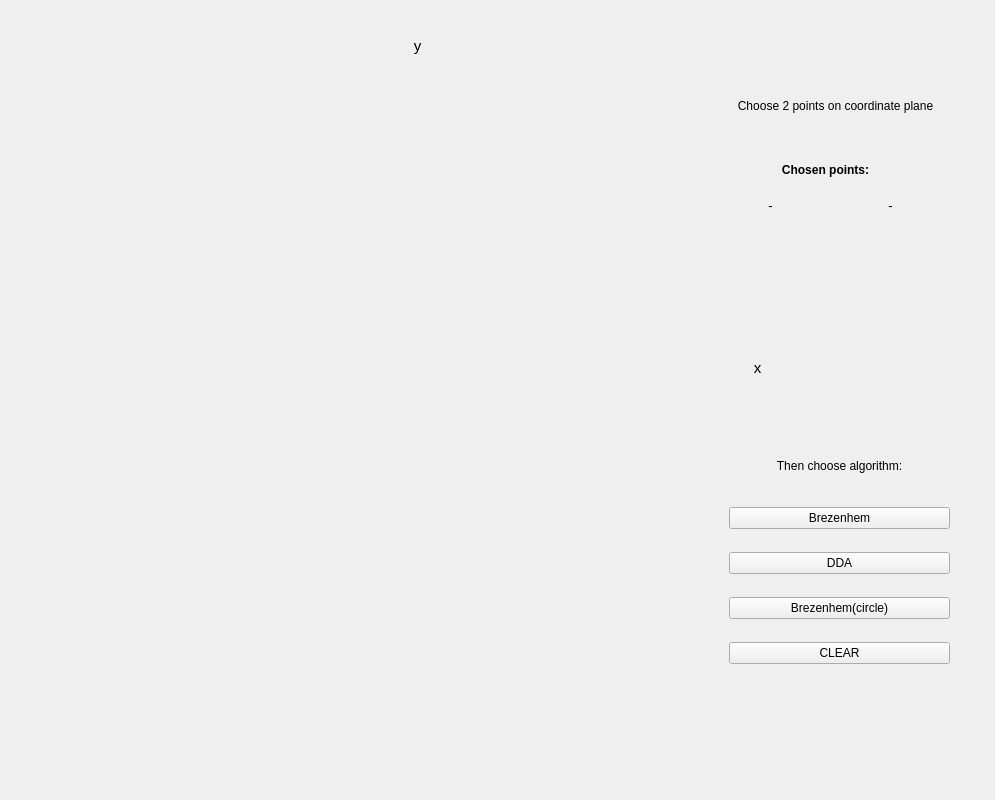
<?xml version="1.0" encoding="UTF-8"?>
<ui version="4.0">
 <class>MainWindow</class>
 <widget class="QMainWindow" name="MainWindow">
  <property name="geometry">
   <rect>
    <x>0</x>
    <y>0</y>
    <width>995</width>
    <height>800</height>
   </rect>
  </property>
  <property name="windowTitle">
   <string>MainWindow</string>
  </property>
  <widget class="QWidget" name="centralwidget">
   <widget class="QWidget" name="verticalLayoutWidget">
    <property name="geometry">
     <rect>
      <x>729</x>
      <y>490</y>
      <width>221</width>
      <height>191</height>
     </rect>
    </property>
    <layout class="QVBoxLayout" name="verticalLayout">
     <item>
      <widget class="QPushButton" name="brezenh">
       <property name="text">
        <string>Brezenhem</string>
       </property>
      </widget>
     </item>
     <item>
      <widget class="QPushButton" name="pushButton_4">
       <property name="text">
        <string>DDA</string>
       </property>
      </widget>
     </item>
     <item>
      <widget class="QPushButton" name="pushButton_2">
       <property name="text">
        <string>Brezenhem(circle)</string>
       </property>
      </widget>
     </item>
     <item>
      <widget class="QPushButton" name="pushButton">
       <property name="text">
        <string>CLEAR</string>
       </property>
      </widget>
     </item>
    </layout>
   </widget>
   <widget class="QLabel" name="label_2">
    <property name="geometry">
     <rect>
      <x>730</x>
      <y>440</y>
      <width>219</width>
      <height>51</height>
     </rect>
    </property>
    <property name="font">
     <font>
      <pointsize>9</pointsize>
      <weight>50</weight>
      <bold>false</bold>
     </font>
    </property>
    <property name="text">
     <string>Then choose algorithm:</string>
    </property>
    <property name="alignment">
     <set>Qt::AlignCenter</set>
    </property>
   </widget>
   <widget class="QLabel" name="label">
    <property name="geometry">
     <rect>
      <x>710</x>
      <y>70</y>
      <width>251</width>
      <height>71</height>
     </rect>
    </property>
    <property name="font">
     <font>
      <pointsize>9</pointsize>
     </font>
    </property>
    <property name="text">
     <string>Choose 2 points on coordinate plane</string>
    </property>
    <property name="alignment">
     <set>Qt::AlignCenter</set>
    </property>
   </widget>
   <widget class="QLabel" name="label_3">
    <property name="geometry">
     <rect>
      <x>710</x>
      <y>160</y>
      <width>231</width>
      <height>20</height>
     </rect>
    </property>
    <property name="font">
     <font>
      <pointsize>9</pointsize>
      <weight>75</weight>
      <bold>true</bold>
     </font>
    </property>
    <property name="text">
     <string>Chosen points:</string>
    </property>
    <property name="alignment">
     <set>Qt::AlignCenter</set>
    </property>
   </widget>
   <widget class="QLabel" name="label_4">
    <property name="geometry">
     <rect>
      <x>720</x>
      <y>190</y>
      <width>101</width>
      <height>31</height>
     </rect>
    </property>
    <property name="font">
     <font>
      <pointsize>10</pointsize>
     </font>
    </property>
    <property name="text">
     <string>-</string>
    </property>
    <property name="alignment">
     <set>Qt::AlignCenter</set>
    </property>
   </widget>
   <widget class="QLabel" name="label_5">
    <property name="geometry">
     <rect>
      <x>840</x>
      <y>190</y>
      <width>101</width>
      <height>31</height>
     </rect>
    </property>
    <property name="font">
     <font>
      <pointsize>10</pointsize>
     </font>
    </property>
    <property name="text">
     <string>-</string>
    </property>
    <property name="alignment">
     <set>Qt::AlignCenter</set>
    </property>
   </widget>
   <widget class="QLabel" name="label_6">
    <property name="geometry">
     <rect>
      <x>390</x>
      <y>10</y>
      <width>55</width>
      <height>71</height>
     </rect>
    </property>
    <property name="font">
     <font>
      <pointsize>11</pointsize>
     </font>
    </property>
    <property name="text">
     <string>y</string>
    </property>
    <property name="alignment">
     <set>Qt::AlignCenter</set>
    </property>
   </widget>
   <widget class="QLabel" name="label_7">
    <property name="geometry">
     <rect>
      <x>730</x>
      <y>360</y>
      <width>55</width>
      <height>16</height>
     </rect>
    </property>
    <property name="font">
     <font>
      <pointsize>11</pointsize>
     </font>
    </property>
    <property name="text">
     <string>x</string>
    </property>
    <property name="alignment">
     <set>Qt::AlignCenter</set>
    </property>
   </widget>
  </widget>
  <widget class="QMenuBar" name="menubar">
   <property name="geometry">
    <rect>
     <x>0</x>
     <y>0</y>
     <width>995</width>
     <height>26</height>
    </rect>
   </property>
  </widget>
 </widget>
 <resources/>
 <connections/>
</ui>
